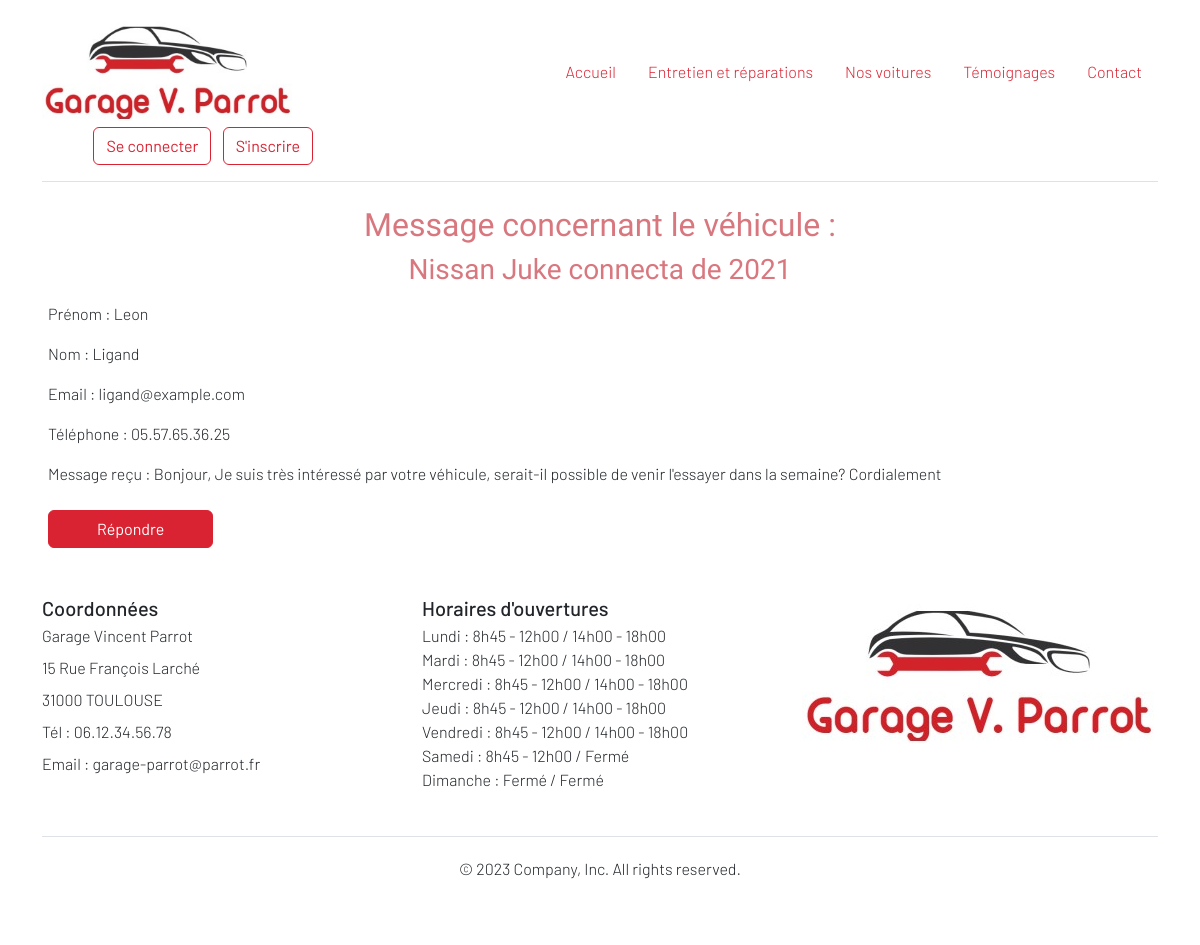
The app's page /form_auto_recup.php?id=119 with its own data.
### tables this page shows
CREATE TABLE `cars` (
  `id` int(11) NOT NULL,
  `marque` varchar(255) NOT NULL,
  `modele` varchar(255) NOT NULL,
  `prix` int(6) NOT NULL,
  `image_filename` varchar(500) DEFAULT NULL,
  `annee` int(4) NOT NULL,
  `kilometre` int(6) NOT NULL,
  `equipements` varchar(2000) NOT NULL
);

CREATE TABLE `formauto` (
  `id` int(11) NOT NULL,
  `cars_id` int(11) NOT NULL,
  `first_name` varchar(255) NOT NULL,
  `last_name` varchar(255) NOT NULL,
  `email` varchar(255) NOT NULL,
  `phone` varchar(20) NOT NULL,
  `message` varchar(2000) NOT NULL
);

CREATE TABLE `open_hours` (
  `id` int(11) NOT NULL,
  `day` varchar(50) NOT NULL,
  `morning_hours` varchar(50) NOT NULL,
  `afternoon_hours` varchar(50) NOT NULL
);

### lib/form_car.php (called while the page is built, shortened)
<?php
  function getFormAutoById(PDO $pdo, int $id){
    $query = $pdo->prepare('SELECT
        fa.cars_id, c.marque, c.modele, c.annee, c.image_filename, fa.first_name,
        fa.last_name, fa.email, fa.phone, fa.message
        FROM formauto AS fa
        JOIN cars AS c ON fa.cars_id = c.id
        WHERE fa.cars_id = :id');
    $query->bindParam(':id', $id, PDO::PARAM_INT);
    $query->execute();
    return $query->fetch();
}

### lib/car.php (called while the page is built, shortened)
<?php
  function getCarById(PDO $pdo, int $id){
    $query = $pdo -> prepare ('SELECT * FROM cars WHERE id = :id');
    $query -> bindParam(':id', $id, PDO::PARAM_INT);
    $query -> execute();
    return $query -> fetch();
  }

### lib/open_close.php (called while the page is built, shortened)
<?php
function getAllOpenDays(PDO $pdo) {
  $query = $pdo->query('SELECT * FROM open_hours');
  return $query->fetchAll(PDO::FETCH_ASSOC);
}

### form_auto_recup.php (the view, shortened to what this page needs)
<?php
require_once('templates/header.php');
require_once ('lib/form_car.php');
require_once ('lib/car.php');
$id = (int) $_GET['id'];
$car = getCarById($pdo, $id);
$formAuto = getFormAutoById($pdo, $id);
if ($formAuto) {
  $firstName = $formAuto['first_name'];
  $lastName = $formAuto['last_name'];
  $email = $formAuto['email'];
  $phone = $formAuto['phone'];
  $message = $formAuto['message'];
?>
<form action="<?= $_SERVER['PHP_SELF'];?>" method="POST" enctype="multipart/form-data">
    <div class="text-center">
        <label for="objet" class="form-label">
            <h2>Message concernant le véhicule :</h2>
            <h3> <?= $car['marque']?> <?= $car['modele'] ?> de <?= $car['annee'] ?> </h3></label>
    </div>
    <div class="mb-2 px-5">
        <label for="first_name" class="form-label">Prénom :
            <?= $firstName ?></label>
    </div>
    <div class="mb-2 px-5">
        <label for="last_name" class="form-label">Nom : <?= $lastName ?></label>
    </div>
    <div class="mb-2 px-5">
        <label for="email" class="form-label">Email : <?= $email ?></label>
    </div>
    <div class="mb-2 px-5">
        <label for="phone" class="form-label">Téléphone : <?= $phone ?></label>
    </div>
    <div class="mb-3 px-5">
        <label for="message" class="form-label">Message reçu : <?= $message ?></label>
    </div>
    <input type="submit" value="Répondre" name="saveFormAuto" class="btn btn-primary mx-5 px-5">
</form>
<?php
} else {
    echo "Aucun résultat trouvé.";
}
require_once('templates/footer.php');
?>

### templates/footer.php (shortened to what this page needs)
<?php
require_once('lib/open_close.php');
?>
      <div class="container">
        <footer class="py-5 lh-1">
          <div class="row">
            <div class="col-md-4  mb-3 ">
            <form>
            <h5>Coordonnées</h5>
              <p>Garage Vincent Parrot</p>
              <p>15 Rue François Larché</p>
              <p>31000 TOULOUSE</p>
              <p>Tél : 06.12.34.56.78</p>
              <p>Email : garage-parrot@parrot.fr</p>
            </form>
            </div>
            <div class="col-6 col-md-4 mb-3">
            <h5>Horaires d'ouvertures</h5>
            <ul class="nav flex-column">
            <?php
            $openDays = getAllOpenDays($pdo);
            foreach ($openDays as $open){ ?>
                <li class="nav-item mb-2">
                  <?= $open['day']; ?> : <?= $open['morning_hours']; ?> / <?= $open['afternoon_hours']; ?>
                </li>
            <?php }; ?>
            </ul>
            </div>
            <div class="col-md-3  mb-3">
              <img src="assets/images/logo_Garage.jpg">
            </div>
          </div>
          <div class="d-flex flex-column flex-sm-row justify-content-center py-4 my-4 border-top">
            <p>© 2023 Company, Inc. All rights reserved.</p>
          </div>
        </footer>
      </div>
  </body>
</html>

### assets/css/style.css (style rules this page uses)
.structure { font-family: 'Barlow', sans-serif; font-weight: 300; }
.structure h2, h3 { font-family: 'Rajdhani'; font-weight: 400; }

### records on screen
cars: marque "Nissan", modele "Juke connecta", annee "2021"
formauto: first_name "Leon", last_name "Ligand", email "ligand@example.com", phone "05.57.65.36.25", message "Bonjour, Je suis très intéressé par votre véhicule, serait-il possible de venir l'essayer dans la semaine? Cordialement"
open_hours: day "Lundi", morning_hours "8h45 - 12h00", afternoon_hours "14h00 - 18h00"
open_hours: day "Mardi", morning_hours "8h45 - 12h00", afternoon_hours "14h00 - 18h00"
open_hours: day "Mercredi", morning_hours "8h45 - 12h00", afternoon_hours "14h00 - 18h00"
open_hours: day "Jeudi", morning_hours "8h45 - 12h00", afternoon_hours "14h00 - 18h00"
open_hours: day "Vendredi", morning_hours "8h45 - 12h00", afternoon_hours "14h00 - 18h00"
open_hours: day "Samedi", morning_hours "8h45 - 12h00", afternoon_hours "Fermé"
open_hours: day "Dimanche", morning_hours "Fermé", afternoon_hours "Fermé"

### other values on screen
$value "Accueil"
$value "Entretien et réparations"
$value "Nos voitures"
$value "Témoignages"
$value "Contact"
